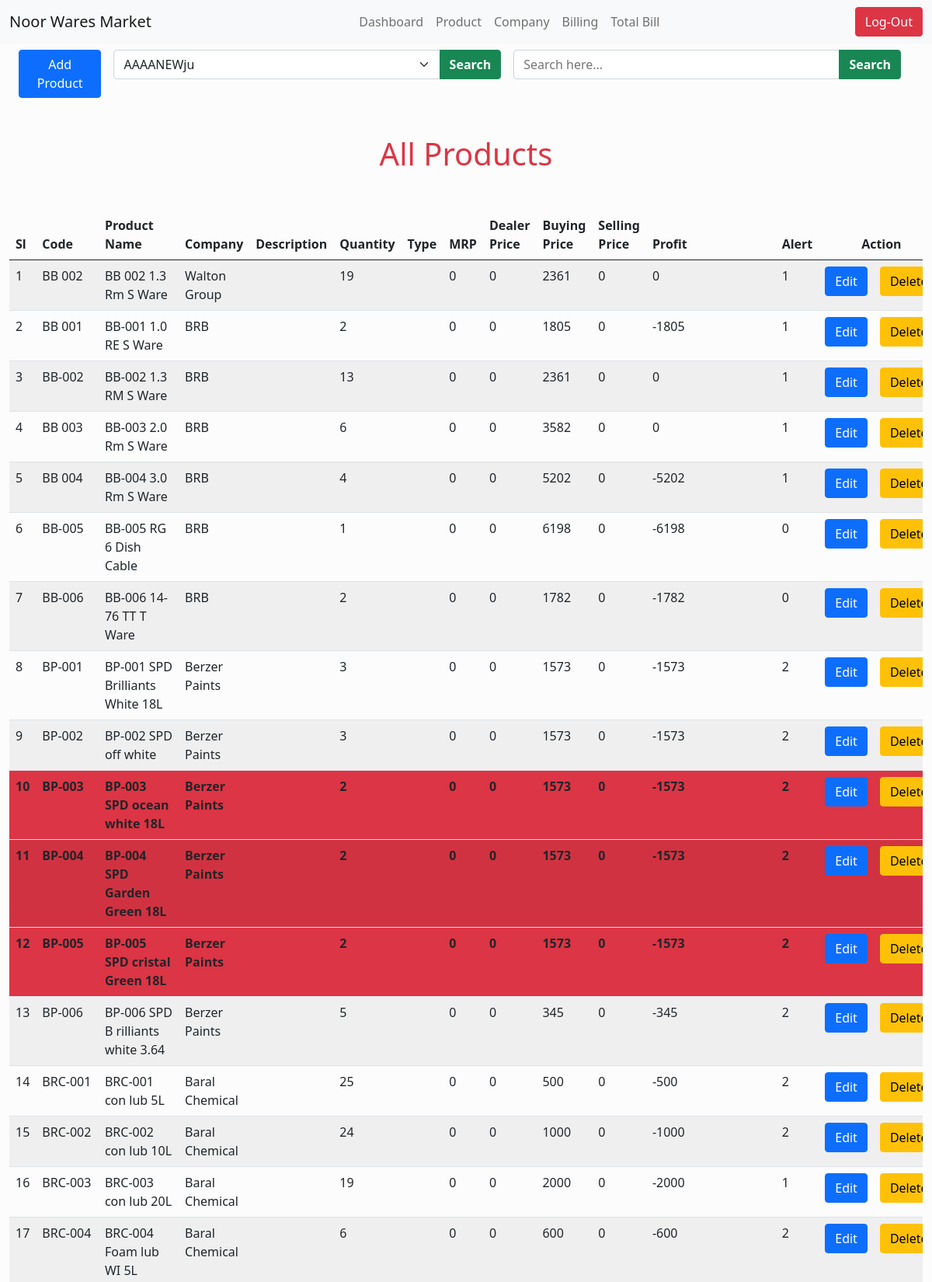
Page /product.php?page=4 (signed in, upper part) on the committed database.
### tables this page shows
CREATE TABLE `product` (
  `product_code` varchar(255) NOT NULL,
  `product_name` varchar(255) NOT NULL,
  `company` varchar(255) NOT NULL,
  `description` varchar(255) NOT NULL,
  `type` varchar(255) NOT NULL,
  `qty` varchar(255) NOT NULL,
  `mrp` varchar(255) NOT NULL,
  `dealer_price` varchar(255) NOT NULL,
  `buying_price` varchar(255) NOT NULL,
  `selling_price` varchar(255) NOT NULL,
  `net_profit` varchar(255) NOT NULL,
  `low_alert` varchar(255) NOT NULL
);

### product.php (the view, shortened to what this page needs)
<?php
    if(isset($_SESSION['User'])){
?>
<?php
    require_once('connection.php');
    $sql = "SELECT * FROM product;";
    $result = mysqli_query($conn, $sql) or die("cannot execute query");
    $dd = mysqli_num_rows($result);
    $result_per_page = 50;
    if(!isset($_GET['page'])){
        $page = 1;
    }
    else{
        $page = $_GET['page'];
    }
    $this_page_first_result = ($page-1)*$result_per_page;
    $sqlpage = "SELECT * FROM product LIMIT $this_page_first_result, $result_per_page";
    $resultpage = mysqli_query($conn, $sqlpage) or die("cannot execute product by page");
?>
<!DOCTYPE html>
<html lang="en" >
<head>
    <link href="https://cdn.jsdelivr.net/npm/bootstrap@5.0.2/dist/css/bootstrap.min.css" rel="stylesheet">
    <link rel="stylesheet" href="style.css">
<link rel="stylesheet" href="stylefooter.css">
</head>
<body onload="randomcode();">
    <nav class="navbar fixed-top navbar-expand-lg navbar-light bg-light">
        <div class="container-fluid">
          <a class="navbar-brand" href="dashboard.php">Noor Wares Market</a>
          <div class="collapse navbar-collapse" id="navbarSupportedContent">
            <ul class="navbar-nav mx-auto mb-2 mb-lg-0">
              <li class="nav-item">
                <a class="nav-link" href="dashboard.php">Dashboard</a>
              </li>
              <li class="nav-item">
                <a class="nav-link" href="product.php">Product</a>
              </li>
              <li class="nav-item">
                <a class="nav-link" href="displayajex.php">Company</a>
              </li>
              <li class="nav-item">
                <a class="nav-link" href="billing2.php">Billing</a>
              </li>
              <li class="nav-item">
                <a class="nav-link" onclick="movetodatebysearch()">Total Bill</a>
              </li>
            </ul>
          </div>
          <a class="btn btn-danger" href="logout.php?logout">Log-Out</a>
        </div>
    </nav>
    <section class="add_delete_search mt-5 container-fluid">
        <div class="btngrp d-flex container-fluid">
            <button type="button" class="btn btn-primary mt-3 me-3" data-bs-toggle="modal" data-bs-target="#exampleModal">
            Add Product
            </button>
            <div class="input-group mt-3 w-50 me-3">
                <form class="w-100"  method="get" action="searchbycompany.php">
                   <div class="input-group">
                    <select id="inputState" class="form-select" name="companygiven">
                        <?php
                            $sql1 = "SELECT DISTINCT Company_name FROM `company`;";
                            $result1 = mysqli_query($conn, $sql1) or die("cannot execute sql1");
                            $dd1 = mysqli_num_rows($result1);
                            if($dd1>0){
                                while( $row1 = mysqli_fetch_assoc($result1)){
                        ?>
                            <option><?php echo $row1['Company_name'];?></option>
                        <?php
                            }
                        }
                        ?>
                        </select>
                        <button type="submit" class="btn btn-success text-white fw-bold">Search</button>
                   </div>
                </form>
            </div>
            <div class="input-group mt-3 w-50 me-3">
                <form class="w-100"  method="get" action="searchbycompany.php">
                   <div class="input-group">
                   <input type="text"class="form-select" List="namegiven1" size="50px" placeholder="Search here..." name="namegiven1">
                        <button type="submit" class="btn btn-success text-white fw-bold">Search</button>
                   </div>
                </form>
            </div>
        </div>
        <div class="tablediv mt-5 table-responsive">
            <h1 class="text-danger text-center mb-5">All Products</h1>
                <table class="table table-striped table-hover">
                    <thead >
                            <tr>
                                <th scope="col">Sl</th>
                                <th scope="col">Code</th>
                                <th scope="col">Product Name</th>
                                <th scope="col">Company</th>
                                <th scope="col">Description</th>
                                <th scope="col">Quantity</th>
                                <th scope="col">Type</th>
                                <th scope="col">MRP</th>
                                <th scope="col">Dealer Price</th>
                                <th scope="col">Buying Price</th>
                                <th scope="col">Selling Price</th>
                                <th scope="col">Profit</th>
                                <th scope="col">Alert</th>
                                <th scope="col" colspan="2" class="text-center">Action</th>
                            </tr>
                        </thead>
                    <tbody>
                        <?php
                            if($dd>0){
                                $i = 1;
                                while($row = mysqli_fetch_assoc($resultpage)){
                                   $qty = $row['qty'];
                                   $alt = $row['low_alert'];
                        ?>
                                <tr
                                <?php
                                    if($qty <= $alt){
                                        echo 'class="bg-danger fw-bold "';
                                    }
                                ?>
                                >
                                    <td><?php echo $i; ?></td>
                                    <td><?php echo $row['product_code']; ?></td>
                                    <td><?php echo $row['product_name']; ?></td>
                                    <td><?php echo $row['company']; ?></td>
                                    <td><?php echo $row['description']; ?></td>
                                    <td><?php echo $row['qty']; ?></td>
                                    <td><?php echo $row['type']; ?></td>
                                    <td><?php echo $row['mrp']; ?></td>
                                    <td><?php echo $row['dealer_price']; ?></td>
                                    <td><?php echo $row['buying_price']; ?></td>
                                    <td><?php echo $row['selling_price']; ?></td>
                                    <td><?php echo $row['net_profit']; ?></td>
                                    <td><?php echo $row['low_alert']; ?></td>
                                    <td> <a href= "edit.php?pname=<?php echo $row['product_name']; ?>&qty=<?php echo $row['qty'];?>&
                                    company=<?php echo $row['company'];?>&dprice=<?php echo $row['dealer_price'];?>
                                    &bprice=<?php echo $row['buying_price'];?>&sprice=<?php echo $row['selling_price'];?>
                                    &low_alert=<?php echo $row['low_alert'];?>&des=<?php echo $row['description'];?>
                                    &bprice=<?php echo $row['buying_price'];?>&PCODE=<?php echo $row['product_code'];?>&mrp=<?php echo $row['mrp'];?>&profit=<?php echo $row['net_profit'];?>&type=<?php echo $row['type']; ?>
                                    "
                                        class= "btn btn-primary">Edit</a> </td>
                                        <td> <a href= "dlt.php?delete=<?php echo $row['product_name']; ?>&PCODE=<?php echo $row['product_code'];?>
                                    &qty=<?php echo $row['qty'];?>&
                                    company=<?php echo $row['company'];?>&bprice=<?php echo $row['buying_price'];?>
                                    "
                                        class= "btn btn-warning"  >Delete</a> </td>
                                </tr>
                        <?php
                             $i = $i+1;
                                }
                            }
                        ?>
                    </tbody>
                </table>
            </div>
    </section>
</body>
</html>
<?php
    }
    else{
        header("location:index.php");
    }
?>

### style.css (style rules this page uses)
.add_delete_search .tablediv table { width: 100%; overflow-x: scroll; }

### stylefooter.css (style rules this page uses)
* { margin: 0; padding: 0; box-sizing: border-box; }
body { background: #fcfcfc; }

### rows in the picture
product: product_code "BB 002", product_name "BB 002 1.3 Rm S Ware", company "Walton Group", qty "19", mrp "0", dealer_price "0", buying_price "2361", selling_price "0", net_profit "0", low_alert "1"
product: product_code "BB 001", product_name "BB-001 1.0 RE S Ware", company "BRB", qty "2", mrp "0", dealer_price "0", buying_price "1805", selling_price "0", net_profit "-1805", low_alert "1"
product: product_code "BB-002", product_name "BB-002 1.3 RM S Ware", company "BRB", qty "13", mrp "0", dealer_price "0", buying_price "2361", selling_price "0", net_profit "0", low_alert "1"
product: product_code "BB 003", product_name "BB-003 2.0 Rm S Ware", company "BRB", qty "6", mrp "0", dealer_price "0", buying_price "3582", selling_price "0", net_profit "0", low_alert "1"
product: product_code "BB 004", product_name "BB-004 3.0 Rm S Ware", company "BRB", qty "4", mrp "0", dealer_price "0", buying_price "5202", selling_price "0", net_profit "-5202", low_alert "1"
product: product_code "BB-005", product_name "BB-005 RG 6 Dish Cable", company "BRB", qty "1", mrp "0", dealer_price "0", buying_price "6198", selling_price "0", net_profit "-6198", low_alert "0"
product: product_code "BB-006", product_name "BB-006 14-76 TT T Ware", company "BRB", qty "2", mrp "0", dealer_price "0", buying_price "1782", selling_price "0", net_profit "-1782", low_alert "0"
product: product_code "BP-001", product_name "BP-001 SPD Brilliants White 18L", company "Berzer Paints", qty "3", mrp "0", dealer_price "0", buying_price "1573", selling_price "0", net_profit "-1573", low_alert "2"
product: product_code "BP-002", product_name "BP-002 SPD off white", company "Berzer Paints", qty "3", mrp "0", dealer_price "0", buying_price "1573", selling_price "0", net_profit "-1573", low_alert "2"
product: product_code "BP-003", product_name "BP-003 SPD ocean white 18L", company "Berzer Paints", qty "2", mrp "0", dealer_price "0", buying_price "1573", selling_price "0", net_profit "-1573", low_alert "2"
product: product_code "BP-004", product_name "BP-004 SPD Garden Green 18L", company "Berzer Paints", qty "2", mrp "0", dealer_price "0", buying_price "1573", selling_price "0", net_profit "-1573", low_alert "2"
product: product_code "BP-005", product_name "BP-005 SPD cristal Green 18L", company "Berzer Paints", qty "2", mrp "0", dealer_price "0", buying_price "1573", selling_price "0", net_profit "-1573", low_alert "2"
product: product_code "BP-006", product_name "BP-006 SPD B rilliants white 3.64", company "Berzer Paints", qty "5", mrp "0", dealer_price "0", buying_price "345", selling_price "0", net_profit "-345", low_alert "2"
product: product_code "BRC-001", product_name "BRC-001 con lub 5L", company "Baral Chemical", qty "25", mrp "0", dealer_price "0", buying_price "500", selling_price "0", net_profit "-500", low_alert "2"
product: product_code "BRC-002", product_name "BRC-002 con lub 10L", company "Baral Chemical", qty "24", mrp "0", dealer_price "0", buying_price "1000", selling_price "0", net_profit "-1000", low_alert "2"
product: product_code "BRC-003", product_name "BRC-003 con lub 20L", company "Baral Chemical", qty "19", mrp "0", dealer_price "0", buying_price "2000", selling_price "0", net_profit "-2000", low_alert "1"
product: product_code "BRC-004", product_name "BRC-004 Foam lub WI 5L", company "Baral Chemical", qty "6", mrp "0", dealer_price "0", buying_price "600", selling_price "0", net_profit "-600", low_alert "2"

### other values in the picture
form field companygiven "AAAANEWju"
